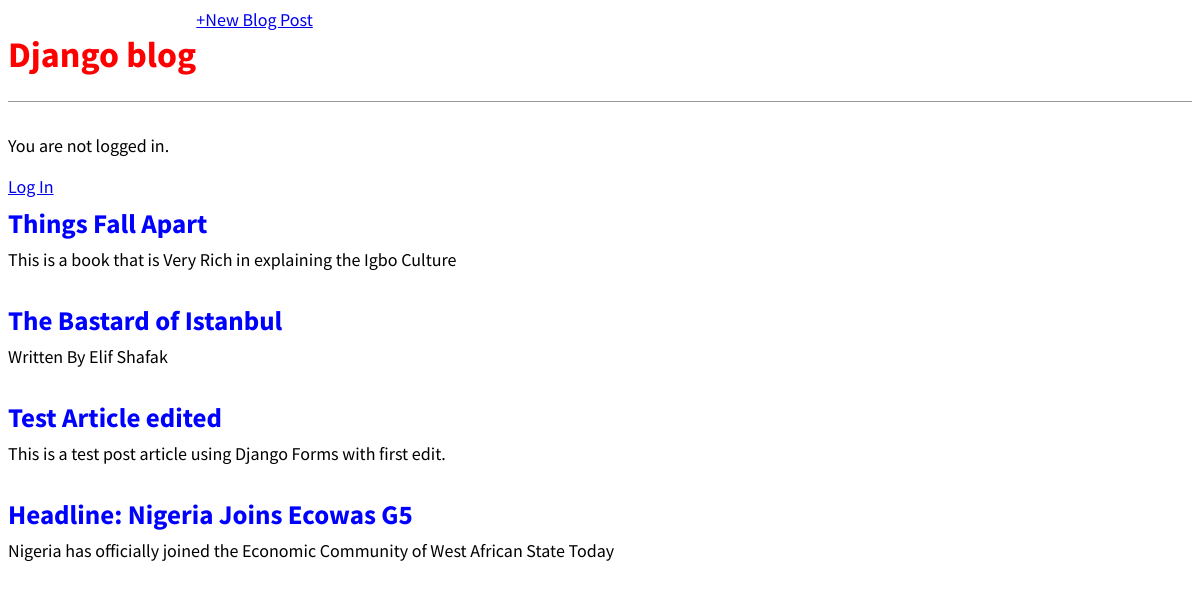
The page / on the database its author committed.
### blog/models.py (models this page shows, shortened)
class Post(models.Model):
    title = models.CharField(max_length=200)
    author = models.ForeignKey(
        'auth.user',
        on_delete=models.CASCADE,
    )
    body = models.TextField()

### blog/views.py (the view)
# urls.py: path('',BlogListView.as_view(),name = 'home'),
class BlogListView(ListView):
    model = Post
    template_name = 'home.html'
    context_object_name = 'all_posts_list'

### templates/home.html
{% extends 'base.html' %}
{% block content %}
    {% for post in object_list%}
    <div class = "post-entry">
        <h2><a href ="{% url 'post_detail' post.pk %}">{{post.title}}</a></h2>
        <p>{{post.body}}</p>
    </div>
    {% endfor %}
{% endblock content %}

### templates/base.html (shortened to what this page needs)
{% load static %}
<html>
<head>
    <link href="{% static 'css/base.css'%}" rel="stylesheet">
</head>
<body>
<header>
    <div>
        <h1><a href = "{%url 'home'%}">Django blog</a></h1>
    </div>
    <div>
        <a href="{%url 'post_new'%}">+New Blog Post</a>
    </div>
</header>
{% if user.is_authenticated %}
    <p>Hi {{ user.username }}!</p>
    <p><a href="{% url 'logout' %}">Log out</a></p>
{% else %}
    <p>You are not logged in.</p>
    <a href="{% url 'login' %}">Log In</a>
{% endif %}
<div>
    {% block content %}
    {% endblock content %}
</div>
</body>
</html>

### static/css/base.css (style rules this page uses)
header h1 a { color: red; }
body { font-family: 'Source Sans Pro', sans-serif; font-size: 18px; }
header { border-bottom: 1px solid #999; margin-bottom: 2rem; display: flex; }
header h1 a { color: red; text-decoration: none; }
.post-entry { margin-bottom: 2rem; }
.post-entry h2 { margin: 0.5rem 0; }
.post-entry h2 a, .post-entry h2 a:visited { color: blue; text-decoration: none; }
.post-entry p { margin: 0; font-weight: 400; }

### rows shown on the page
Post: title "Things Fall Apart", body "This is a book that is Very Rich in explaining the Igbo Culture"
Post: title "The Bastard of Istanbul", body "Written By Elif Shafak"
Post: title "Test Article edited", body "This is a test post article using Django Forms with first edit."
Post: title "Headline: Nigeria Joins Ecowas G5", body "Nigeria has officially joined the Economic Community of West African State Today"
